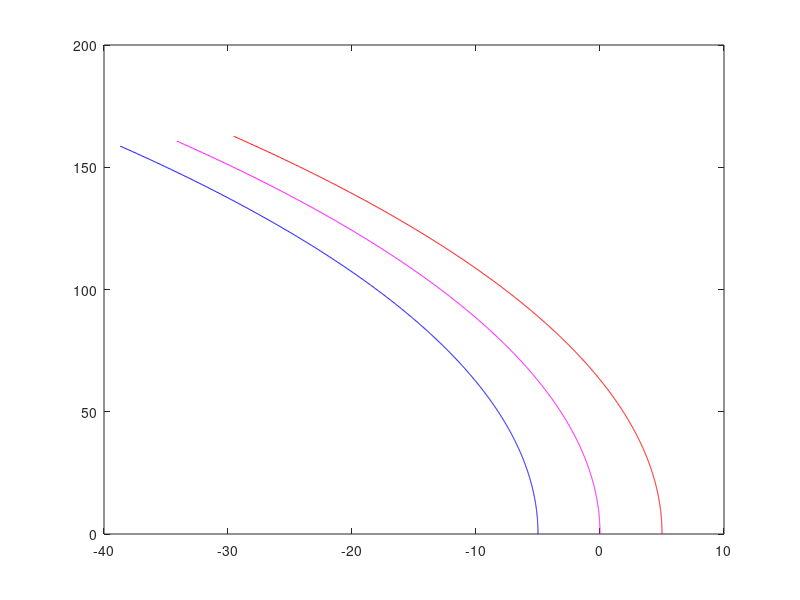
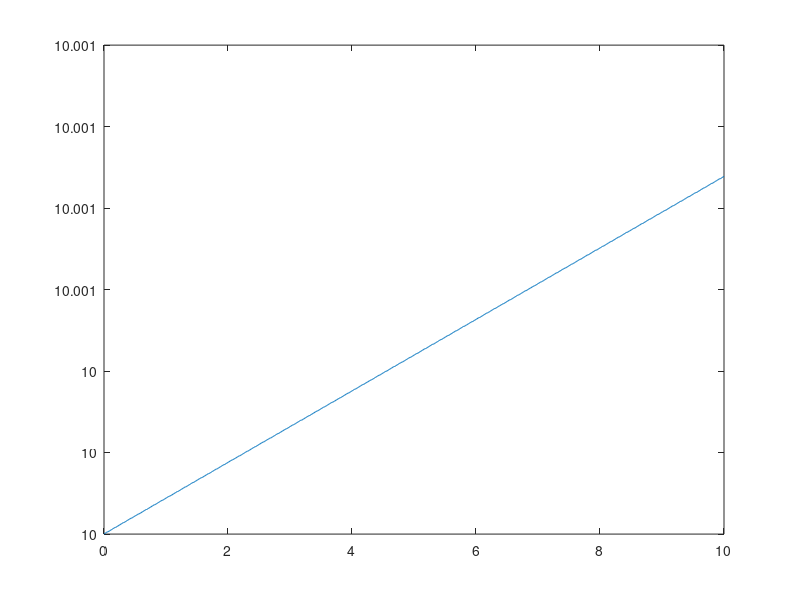

Here is the MATLAB script that generated these plots, in order:
% dist bw the wheels and radius of the wheels in cm
d0 = 10;
r = 2;

% initial positions of the wheels as column vectors

xr0 = [d0/2; 0]; 
xl0 = [-d0/2; 0];

% counter clockwise rotation by 90 matrix

M = [0, -1; 1, 0];

% time step, final time, initial time
dt = 0.01;
tfin = 10;
t0 = 0;

T = t0: dt: tfin;

% angular velocities of the motors with units so thar r * w gives linear velocities
% in cm per second

wr = (2*pi /60) * 80 * ones(1, length(T)); % 25 rpm
wl = (2*pi /60) * 78 * ones(1, length(T)); % 24 rpm



%wr = (2*pi /60) * [25 * ones(1, length(T)/2), 23 * ones(1, length(T)/2)];
%wl = (2*pi /60) * [24 * ones(1, length(T)/2), 25 * ones(1, length(T)/2)];

% position column vectors of the wheels at different times initialized as zero for time 
% greater than 0

xr = [xr0(1), zeros(1, length(T) -  1); xr0(2), zeros(1, length(T) -  1)];
xl = [xl0(1), zeros(1, length(T) -  1); xl0(2), zeros(1, length(T) -  1)];
 
% calculating the position of the wheels
 
for k = 2 : length(T)
  
  % dir is unit vector perpendicular to the vector joining the wheels
  % it is also the direction of the linear velocities of both the wheels
  
  dir = M * [xr(1, k -1) - xl(1, k -1); xr(2, k -1) - xl(2, k -1)] / d0;
  dirdel = dir * dt;
  
  % integration of each coordinate
  
  for i = 1 : 2
    
    % x[t_k] = x[t_(k-1)] + integral from t_k to t_(k-1) of the velocity vector
    
    xr(i, k) = xr(i, k-1) + r * wr(k-1) *dirdel(i);
    xl(i, k) = xl(i, k-1) + r * wl(k-1) *dirdel(i);
    
  endfor
  
endfor
 
% xc is the coordinate of the centre of the wheels
 
xc = (xr + xl)/ 2;
 
% d is the distance bw the wheels at different times. 
% This was only calculated to verify the correctness of the simulation
% If the simulation is correct, the distance bw the wheels should be constant
 
d = (xr(1,:) - xl(1,:)) .* (xr(1,:) - xl(1,:)) + (xr(2,:) - xl(2,:)) .* (xr(2,:) - xl(2,:));
d = sqrt(d);
 
% plots
 
figure(1);
axis( "equal");
plot(xr(1, 1: length(T)), xr(2, 1: length(T)), 'r');
hold on;
plot(xl(1, 1: length(T)), xl(2, 1: length(T)), 'b');
hold on;
plot(xc(1, 1: length(T)), xc(2, 1: length(T)), 'm');

figure(2);
plot(T, d);

% good job.
% thanks 
